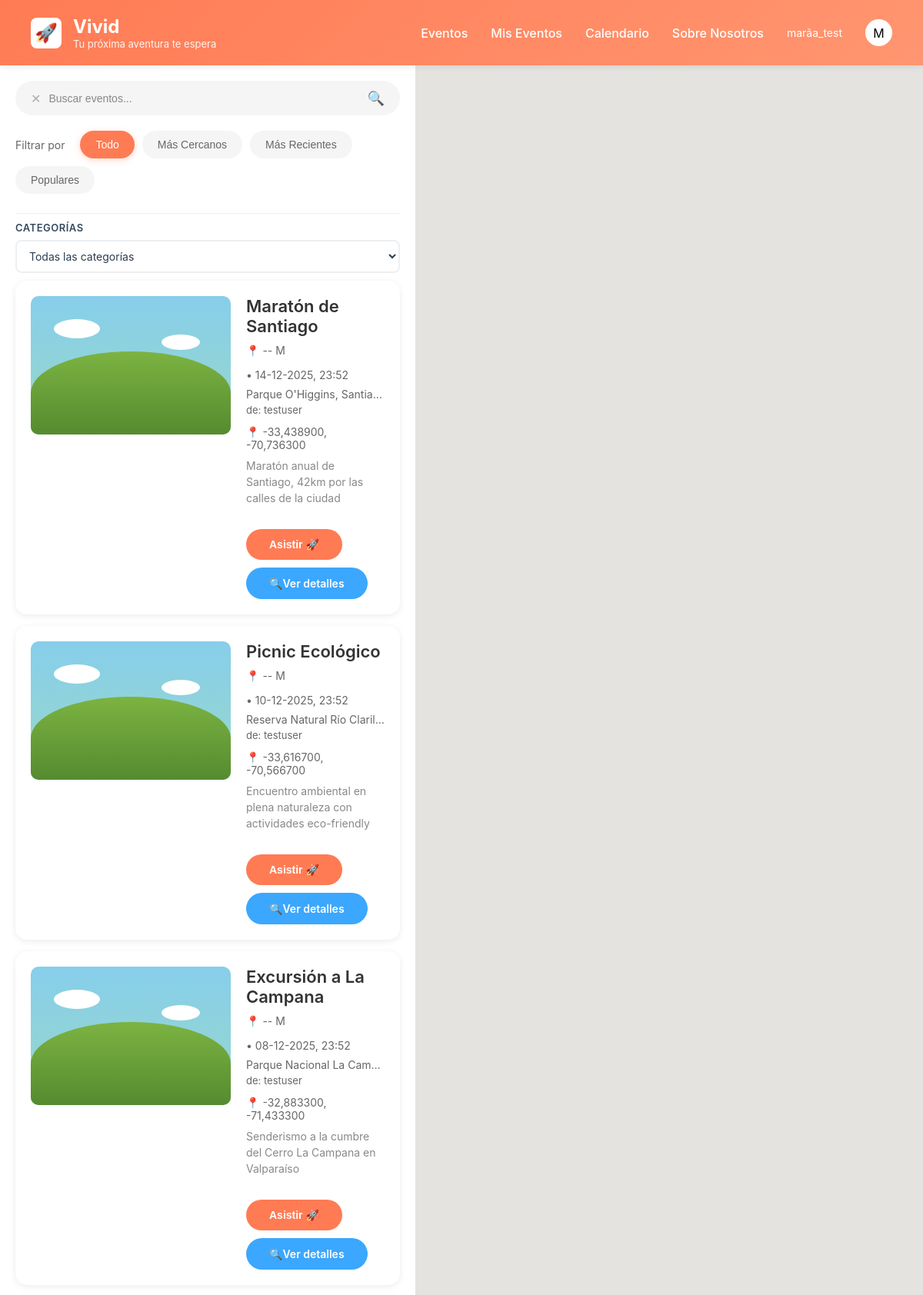
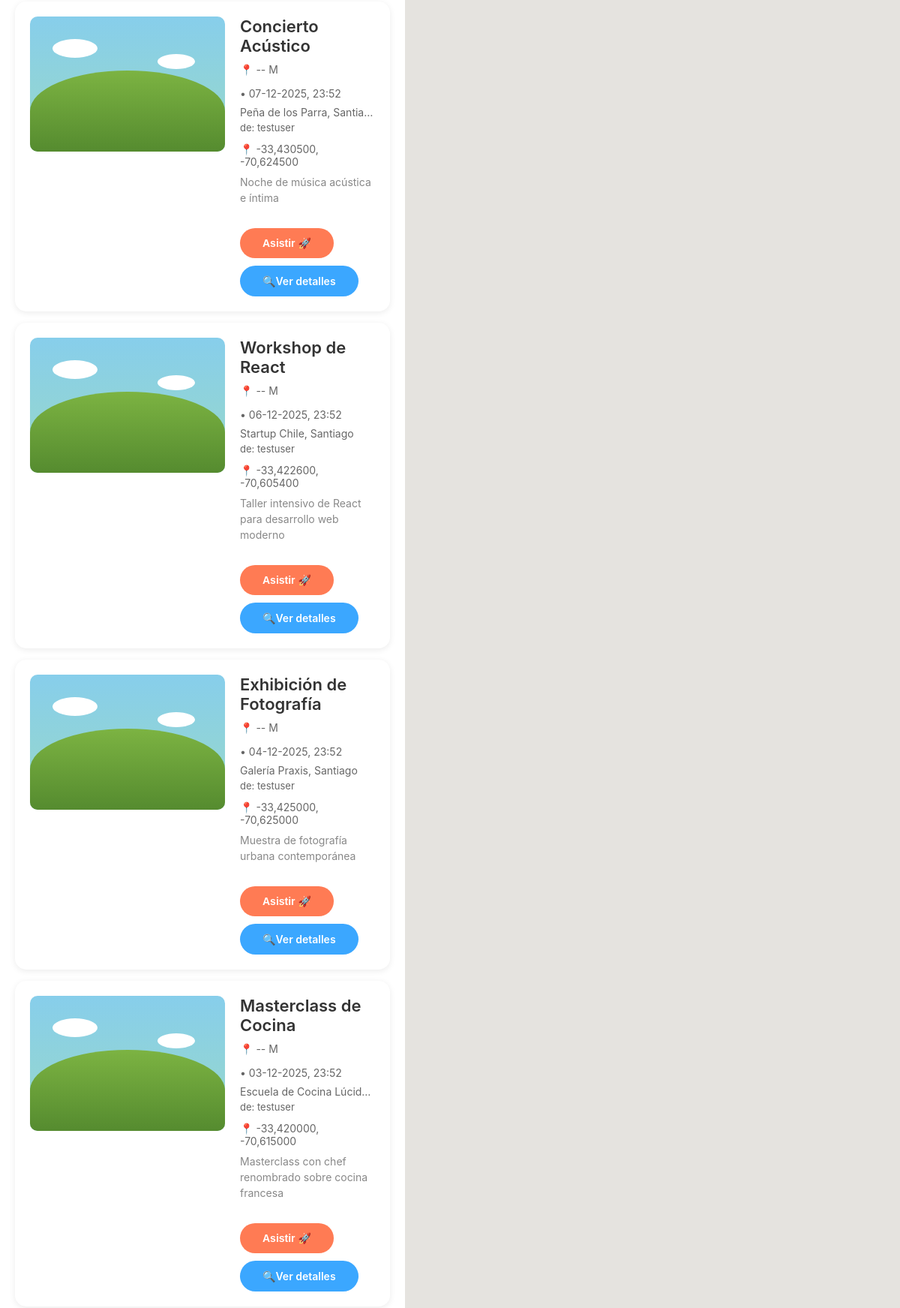
Screenshot of / (signed in, upper part) with the database file from the repository (2 pictures, top to bottom).
### apps/users/models.py (models this page shows)
class User(AbstractUser):
    user_id = models.BigAutoField(primary_key=True)
    photo = models.ImageField(upload_to="profile_pics/", blank=True, null=True)

### apps/events/models.py (models this page shows, shortened)
class Event(models.Model):
    name = models.CharField(max_length=250, verbose_name="Nombre")
    description = models.TextField(blank=True, verbose_name="Descripción")
    created = models.DateField(default=timezone.now, verbose_name="Creado")
    date = models.DateTimeField(verbose_name="Fecha del evento")
    location = models.CharField(max_length=300, blank=True, verbose_name="Ubicación")
    latitud = models.DecimalField(
        max_digits=9,
        decimal_places=6,
        null=True,
        blank=True,
        verbose_name="Latitud"
    )
    longitud = models.DecimalField(
        max_digits=9,
        decimal_places=6,
        null=True,
        blank=True,
        verbose_name="Longitud"
    )
    category = models.ForeignKey(
        Category,
        on_delete=models.SET_NULL,
        null=True,
        blank=True,
        verbose_name="Categoría"
    )
    owner = models.ForeignKey(
        settings.AUTH_USER_MODEL,
        on_delete=models.CASCADE,
        related_name='eventos_creados',
        verbose_name="Organizador"
    )
    attendees = models.ManyToManyField(
        settings.AUTH_USER_MODEL,
        through='HasSubs',
        related_name='eventos_asistiendo',
        blank=True,
        verbose_name="Asistentes"
    )
    photo = models.ImageField(
        upload_to='events/',
        blank=True,
        null=True,
        verbose_name="Foto principal"
    )
    tags = models.CharField(
        max_length=200,
        blank=True,
        help_text="Tags separados por espacios",
        verbose_name="Etiquetas"
    )
    class Meta:
        ordering = ['-date']
        verbose_name = "Evento"
        verbose_name_plural = "Eventos"

### apps/events/views.py (the view)
# urls.py: path('', views.event_list, name='event_list'),
def event_list(request):
    if request.method == "POST":
        try:
            data = json.loads(request.body.decode('utf-8'))
        except (json.JSONDecodeError, UnicodeDecodeError):
            return JsonResponse({"error": "JSON inválido"}, status=400)
        filter_type = data.get('filterType')
        search_value = data.get('searchValue')
        category_id = data.get('categoryId')
        if not search_value:
            search_value = None
        try:
            category_id = int(category_id) if category_id is not None else None
        except (ValueError, TypeError):
            category_id = None
        print("filter_type:", filter_type)
        print("search_value:", search_value)
        print("category_id:", category_id)
        eventos = Event.objects.all().select_related('owner', 'category')
        if search_value:
            eventos = eventos.filter(
                Q(name__icontains=search_value) |
                Q(description__icontains=search_value) |
                Q(location__icontains=search_value) |
                Q(tags__icontains=search_value)
            )
        if category_id:
            try:
                eventos = eventos.filter(category_id=category_id)
            except ValueError:
                pass
        if filter_type == 'recientes':
            eventos = eventos.order_by('date')
        elif filter_type == 'populares':
            eventos = eventos.annotate(
                num_attendees=Count('attendees')
            ).order_by('-num_attendees')
        else:
            eventos = eventos
        events_data = []
        for ev in eventos:
            events_data.append({
                "id": ev.id,
                "name": ev.name,
                "description": ev.description,
                "location": ev.location,
                "date": ev.date.isoformat() if getattr(ev, "date", None) else None,
                "latitud": str(ev.latitud) if ev.latitud else None,
                "longitud": str(ev.longitud) if ev.longitud else None,
                "category_id": ev.category_id,
                "category_name": ev.category.category if getattr(ev, "category", None) else None,
                "owner_id": ev.owner_id,
                "owner_username": ev.owner.username if getattr(ev, "owner", None) else None,
            })
        response = {"events": events_data}
        return JsonResponse(response, status=200)
    else:
        eventos = Event.objects.all().select_related('owner', 'category')
        from .models import Category
        categorias = Category.objects.all()
        context = {
            'eventos': eventos,
            'categorias': categorias
        }
        return render(request, 'events/event_list.html', context)

### apps/events/templates/events/event_list.html (shortened to what this page needs)
{% extends 'events/base.html' %}
{% load static %}
{% load l10n %}
{% block extra_css %}
<link rel="stylesheet" href="{% static 'events/css/home.css' %}">
<link rel="stylesheet" href="{% static 'events/css/event_card.css' %}">
<link rel="stylesheet" href="{% static 'events/css/category-filter.css' %}">
{% endblock %}
{% block content %}
<div class="main-container">
  <div class="sidebar">
    <div class="search-bar">
      <span class="clear-search">✕</span>
      <input type="text" placeholder="Buscar eventos..." id="search-input">
      <span class="search-icon">🔍</span>
    </div>
        <div id="filter-section" class="filter-section">
            <span class="filter-label">Filtrar por</span>
            <button class="filter-btn active" data-filter="all">Todo</button>
            <button class="filter-btn " data-filter="cercanos">Más Cercanos</button>
            <button class="filter-btn " data-filter="recientes">Más Recientes</button>
            <button class="filter-btn " data-filter="populares">Populares</button>
        </div>
        {% if categorias %}
        <div class="category-filter">
            <span class="filter-label">Categorías</span>
            <select id="category-select" class="category-select">
                <option class="category-option" value="">Todas las categorías</option>
            </select>
        </div>
        {% endif %}
    <div id="eventos-list">
      {% for evento in eventos %}
        {% include 'events/components/event_card.html' with evento=evento %}
      {% empty %}
        <p class="no-events">No hay eventos disponibles en este momento.</p>
      {% endfor %}
    </div>
  </div>
  <div class="map-section">
    <div id="map"></div>
  </div>
</div>
{% endblock %}

### apps/events/templates/events/base.html (shortened to what this page needs)
<!DOCTYPE html>
<html lang="es">
{% load static %}
<head>
  <link href="https://unpkg.com/maplibre-gl@5.0.1/dist/maplibre-gl.css" rel="stylesheet" />
  <link rel="stylesheet" href="{% static 'events/css/base.css' %}" />
  <link rel="stylesheet" href="{% static 'events/css/navbar.css' %}" />
  {% block extra_css %}{% endblock %}
</head>
<body>
  <header class="header">
    <div class="logo-section">
      <div class="logo">🚀</div>
      <div class="logo-text">
        <h1>Vivid</h1>
        <p>Tu próxima aventura te espera</p>
      </div>
    </div>
    <nav class="nav-menu">
      <a href="{% url 'events:event_list' %}">Eventos</a>
      <a href="#">Mis Eventos</a>
      <a href="#">Calendario</a>
      <a href="#">Sobre Nosotros</a>
      {% if user.is_authenticated %}
        <span style="color: white; font-size: 14px;">{{ user.username }}</span>
      {% else %}
        <a href="#">Iniciar Sesión</a>
      {% endif %}
      <div class="user-icon">
        {% if user.is_authenticated %}
          {{ user.username|first|upper }}
        {% else %}
          👤
        {% endif %}
      </div>
    </nav>
  </header>
  {% block content %}{% endblock %}
</body>
</html>

### apps/events/templates/events/components/event_card.html (shortened to what this page needs)
{% load static %}
{% load l10n %}
<div class="event-card"
    data-id="{{ evento.id }}"
    data-lat="{% if evento.latitud != None %}{{ evento.latitud|unlocalize }}{% endif %}"
    data-lng="{% if evento.longitud != None %}{{ evento.longitud|unlocalize }}{% endif %}"
    data-location="{{ evento.location|default:''|escapejs }}"
    style="cursor:pointer;">
  <div class="event-image">
    {% if evento.photo %}
      <img src="{{ evento.photo.url }}" alt="{{ evento.name }}">
    {% else %}
      <div class="default-image">
        <div class="cloud cloud1"></div>
        <div class="cloud cloud2"></div>
        <div class="hill"></div>
      </div>
    {% endif %}
  </div>
  <div class="event-details">
    <h3 class="event-title">{{ evento.name }}</h3>
    <div class="event-meta">
      <span>📍 {% if evento.distancia %}{{ evento.distancia }} M{% else %}-- M{% endif %}</span>
      <span>• {{ evento.date|date:"d-m-Y, H:i" }}</span>
    </div>
    <p class="event-location">{{ evento.location }}</p>
    <p class="event-organizer">de: {{ evento.owner.username }}</p>
    {% if evento.latitud and evento.longitud %}
      <div class="event-meta">
        <span>
          📍 {{ evento.latitud|floatformat:"6"|unlocalize }},
          {{ evento.longitud|floatformat:"6"|unlocalize }}
        </span>
      </div>
    {% endif %}
    <p class="event-description">
      {{ evento.description|truncatewords:20 }}
    </p>
    <div class="event-actions" style="display:flex; gap:10px; align-items:center; flex-wrap:wrap;">
      <button class="attend-btn"
              onclick="event.stopPropagation(); alert('Funcionalidad de asistir próximamente');">
        Asistir 🚀
      </button>
      <a href="{% url 'events:event_detail' evento.id %}"
         class="details-btn"
         onclick="event.stopPropagation();">
        🔍Ver detalles
      </a>
    </div>
  </div>
</div>

### apps/events/static/events/css/base.css (style rules this page uses)
* { margin: 0; padding: 0; box-sizing: border-box; }
body { font-family: -apple-system, BlinkMacSystemFont, 'Segoe UI', Roboto, Oxygen, Ubuntu, Cantarell, sans-serif; background-color: #f5f5f5; overflow-x: hidden; }
:root { --primary-color: #FF7B54; --primary-hover: #FF6B44; --primary-light: #FF9671; --text-dark: #333; --text-medium: #666; --text-light: #888; --background-light: #f5f5f5; --white: #ffffff; --shadow-sm: 0 2px 8px rgba(0,0,0,0.08); --shadow-md: 0 4px 12px rgba(0,0,0,0.12); --shadow-lg: 0 4px 20px rgba(0,0,0,0.15); }

### apps/events/static/events/css/navbar.css (style rules this page uses)
.header { background: linear-gradient(135deg, var(--primary-color) 0%, var(--primary-light) 100%); padding: 20px 40px; display: flex; justify-content: space-between; align-items: center; box-shadow: var(--shadow-sm); position: sticky; top: 0; z-index: 1000; }
.logo-section { display: flex; align-items: center; gap: 15px; }
.logo { width: 40px; height: 40px; background: var(--white); border-radius: 8px; display: flex; align-items: center; justify-content: center; font-size: 24px; transition: transform 0.3s; }
.logo-text h1 { color: var(--white); font-size: 24px; font-weight: 700; margin: 0; }
.logo-text p { color: rgba(255, 255, 255, 0.9); font-size: 13px; margin: 0; }
.nav-menu { display: flex; gap: 30px; align-items: center; }
.nav-menu a { color: var(--white); text-decoration: none; font-weight: 500; transition: opacity 0.3s; position: relative; }
.nav-menu a::after { content: ''; position: absolute; bottom: -5px; left: 0; width: 0; height: 2px; background: var(--white); transition: width 0.3s; }
.user-icon { width: 35px; height: 35px; background: var(--white); border-radius: 50%; display: flex; align-items: center; justify-content: center; cursor: pointer; transition: transform 0.3s, box-shadow 0.3s; }

### apps/events/static/events/css/home.css (style rules this page uses)
.main-container { display: flex; height: calc(100vh - 80px); background: var(--background-light); }
.sidebar { width: 670px; max-width: 45%; background: var(--white); padding: 20px; overflow-y: auto; box-shadow: 2px 0 10px rgba(0, 0, 0, 0.05); }
.search-bar { display: flex; align-items: center; background: var(--background-light); border-radius: 25px; padding: 12px 20px; margin-bottom: 20px; transition: box-shadow 0.3s; }
.search-bar input { border: none; background: none; outline: none; flex: 1; font-size: 14px; color: var(--text-dark); }
.search-bar input::placeholder { color: var(--text-light); }
.search-icon { color: var(--primary-color); cursor: pointer; font-size: 18px; transition: transform 0.3s; }
.clear-search { cursor: pointer; color: var(--text-medium); margin-right: 10px; transition: color 0.3s; }
.filter-section { display: flex; gap: 10px; margin-bottom: 25px; flex-wrap: wrap; align-items: center; }
.filter-label { color: var(--text-medium); font-size: 14px; margin-right: 10px; }
.filter-btn { padding: 10px 20px; border-radius: 25px; border: none; cursor: pointer; font-size: 14px; transition: all 0.3s; font-weight: 500; }
.filter-btn.active { background: var(--primary-color); color: var(--white); box-shadow: 0 2px 8px rgba(255, 123, 84, 0.3); }
.filter-btn:not(.active) { background: var(--background-light); color: var(--text-medium); }
#eventos-list { display: flex; flex-direction: column; gap: 15px; }
.map-section { flex: 1; position: relative; background: #e5e3df; min-height: 420px; height: 100%; }
#map { width: 100%; height: 100%; min-height: 420px; border-radius: 12px; overflow: hidden; }

### apps/events/static/events/css/category-filter.css (style rules this page uses)
.category-filter { margin-top: 15px; padding: 10px 0; border-top: 1px solid #ecf0f1; }
.category-filter .filter-label { display: block; margin-bottom: 8px; font-size: 13px; font-weight: 600; color: #34495e; text-transform: uppercase; letter-spacing: 0.5px; }
.category-select { width: 100%; padding: 10px 12px; border: 2px solid #ecf0f1; border-radius: 8px; font-size: 14px; font-family: inherit; color: #2c3e50; background-color: white; cursor: pointer; transition: all 0.3s ease; outline: none; }
.category-select option { padding: 10px; }
.event-card { animation: fadeIn 0.3s ease; }
.clear-search { cursor: pointer; transition: all 0.2s ease; opacity: 0.5; }

### apps/events/templates/events/event_list.html (style rules this page uses)
.map-section { min-height: 420px; }
#map { min-height: 420px; width: 100%; height: 100%; }

### rows the page displays
User: username "marã­a_test", username|first "M"
Event: name "Maratón de Santiago", date "14-12-2025, 23:52", location "Parque O'Higgins, Santia…", owner.username "testuser", latitud "-33,438900", longitud "-70,736300", description "Maratón anual de Santiago, 42km por las calles de la ciudad"
Event: name "Picnic Ecológico", date "10-12-2025, 23:52", location "Reserva Natural Río Claril…", owner.username "testuser", latitud "-33,616700", longitud "-70,566700", description "Encuentro ambiental en plena naturaleza con actividades eco-friendly"
Event: name "Excursión a La Campana", date "08-12-2025, 23:52", location "Parque Nacional La Cam…", owner.username "testuser", latitud "-32,883300", longitud "-71,433300", description "Senderismo a la cumbre del Cerro La Campana en Valparaíso"
Event: name "Concierto Acústico", date "07-12-2025, 23:52", location "Peña de los Parra, Santia…", owner.username "testuser", latitud "-33,430500", longitud "-70,624500", description "Noche de música acústica e íntima"
Event: name "Workshop de React", date "06-12-2025, 23:52", location "Startup Chile, Santiago", owner.username "testuser", latitud "-33,422600", longitud "-70,605400", description "Taller intensivo de React para desarrollo web moderno"
Event: name "Exhibición de Fotografía", date "04-12-2025, 23:52", location "Galería Praxis, Santiago", owner.username "testuser", latitud "-33,425000", longitud "-70,625000", description "Muestra de fotografía urbana contemporánea"
Event: name "Masterclass de Cocina", date "03-12-2025, 23:52", location "Escuela de Cocina Lúcid…", owner.username "testuser", latitud "-33,420000", longitud "-70,615000", description "Masterclass con chef renombrado sobre cocina francesa"
